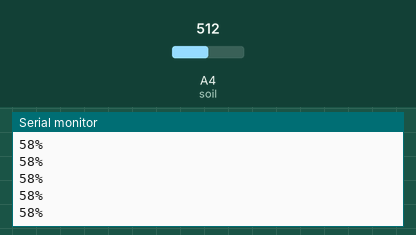
Simulated run of this sketch. Board: Arduino Uno, built with avr-gcc and run on an emulated ATmega328P. Parts: the last lines printed to the serial monitor. The inputs (shaded band) are chosen by the test bench; at power-on: A4 (soil) = 512.

Above: at 1.2 s.
1.3 s: A4 (soil) set to 716
At 2.1 s:
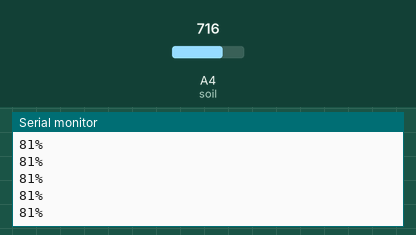
2.8 s: A4 (soil) set to 900
At 3.9 s:
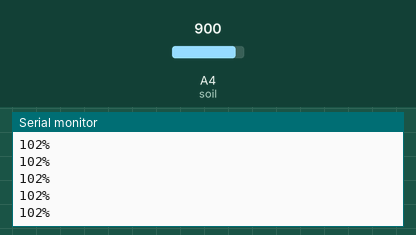
Timing chart, 0 to 5.8 s (numbered marks = the images above; inputs shaded):
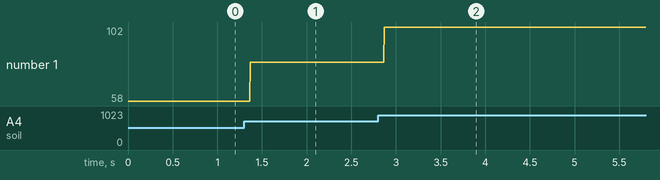

The sketch:

activity-7.ino
```cpp
int soil=A4;

void setup() {
  pinMode(soil,INPUT);
  Serial.begin(9600);
}

void loop() {
  int m=analogRead(soil);
  m=map(m,0,876,0,100);
  Serial.print(m);
  Serial.println("%");
}
```

Measured:
- after the input at 1.3 s, the serial monitor: prints a new line after 0.07 s (image 1)
- after the input at 2.8 s, the serial monitor: prints a new line after 0.07 s (image 2)
- plotted number 1: 58 → 81 after the input at 1.3 s, 81 → 102 after the input at 2.8 s
